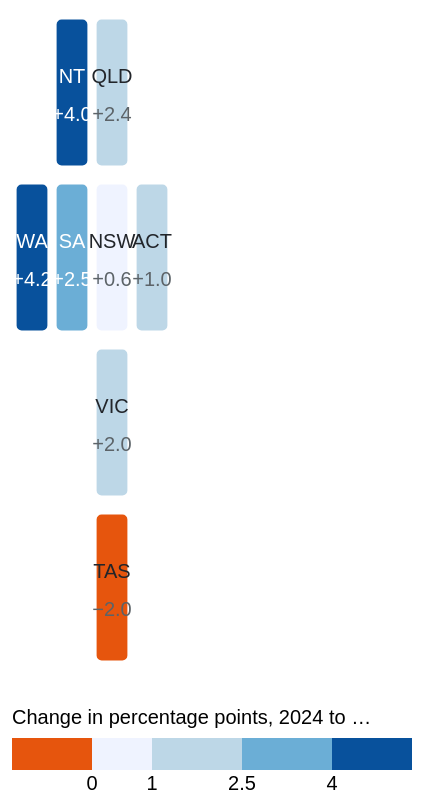

The Vega-Lite source for this figure:
### Vega-Lite specification from a JSON file in a GitHub repository (floating-point values rounded to 4 significant figures)
{"$schema": "https://vega.github.io/schema/vega-lite/v5.json", "width": "container", "height": 330, "data": {"values": [{"state": "NT", "name": "Northern Territory", "col": 1, "row": 0, "rate2024": 50.4, "rate2025": 54.4}, {"state": "QLD", "name": "Queensland", "col": 2, "row": 0, "rate2024": 47.2, "rate2025": 49.6}, {"state": "WA", "name": "Western Australia", "col": 0, "row": 1, "rate2024": 48.3, "rate2025": 52.5}, {"state": "SA", "name": "South Australia", "col": 1, "row": 1, "rate2024": 46.1, "rate2025": 48.6}, {"state": "NSW", "name": "New South Wales", "col": 2, "row": 1, "rate2024": 47.3, "rate2025": 47.9}, {"state": "ACT", "name": "Australian Capital Territory", "col": 3, "row": 1, "rate2024": 58.2, "rate2025": 59.2}, {"state": "VIC", "name": "Victoria", "col": 2, "row": 2, "rate2024": 49.7, "rate2025": 51.7}, {"state": "TAS", "name": "Tasmania", "col": 2, "row": 3, "rate2024": 53.3, "rate2025": 51.3}]}, "transform": [{"calculate": "datum.rate2025 - datum.rate2024", "as": "Change"}], "encoding": {"x": {"field": "col", "type": "ordinal", "axis": null, "scale": {"paddingInner": 0.08}}, "y": {"field": "row", "type": "ordinal", "axis": null, "scale": {"paddingInner": 0.08}}}, "layer": [{"mark": {"type": "rect", "cornerRadius": 4, "stroke": "white", "strokeWidth": 3}, "encoding": {"color": {"field": "Change", "type": "quantitative", "title": "Change in percentage points, 2024 to 2025", "legend": {"orient": "bottom", "direction": "horizontal"}, "scale": {"type": "threshold", "domain": [0, 1, 2.5, 4], "range": ["#e6550d", "#eff3ff", "#bdd7e7", "#6baed6", "#08519c"]}}, "tooltip": [{"field": "name", "type": "nominal", "title": "State"}, {"field": "rate2024", "type": "quantitative", "title": "2024 (%)", "format": ".1f"}, {"field": "rate2025", "type": "quantitative", "title": "2025 (%)", "format": ".1f"}, {"field": "Change", "type": "quantitative", "title": "Change (pts)", "format": "+.1f"}]}}, {"mark": {"type": "text", "dy": -10, "fontSize": 15, "fontWeight": 600}, "encoding": {"text": {"field": "state", "type": "nominal"}, "color": {"condition": {"test": "datum.rate2025 - datum.rate2024 >= 2.5", "value": "white"}, "value": "#22252a"}}}, {"mark": {"type": "text", "dy": 10, "fontSize": 13}, "encoding": {"text": {"field": "Change", "type": "quantitative", "format": "+.1f"}, "color": {"condition": {"test": "datum.rate2025 - datum.rate2024 >= 2.5", "value": "white"}, "value": "#5c6368"}}}], "config": {"font": "Source Sans 3, sans-serif", "view": {"stroke": null}}}
